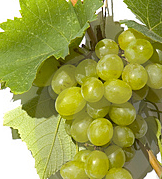
#> input picture Image/code/bilinearInterpolation/grape.png, 162 x 179 px
$ python bilinear.py
#> lines starting #> are read from the running program, lines starting #| are printed output that depends on the picture
import numpy as np
import PIL.Image
import imageio

im_mat = imageio.imread('./grape.png')
#> im_mat is the input picture: shape (179, 162, 3); mean R, G, B 154.8, 160.2, 75.2
im_mat_resized = np.empty((270, 480, im_mat.shape[2]), dtype=np.uint8)

for r in range(im_mat_resized.shape[0]):
    for c in range(im_mat_resized.shape[1]):
        rr = (r + 1) / im_mat_resized.shape[0] * im_mat.shape[0] - 1
        cc = (c + 1) / im_mat_resized.shape[1] * im_mat.shape[1] - 1

        rr_int = int(rr)
        cc_int = int(cc)

        if rr == rr_int and cc == cc_int:
            p = im_mat[rr_int][cc_int]
        elif rr == rr_int:
            p = im_mat[rr_int][cc_int] * (cc_int + 1 - cc) + im_mat[rr_int][cc_int + 1] * (cc - cc_int)
        elif cc == cc_int:
            p = im_mat[rr_int][cc_int] * (rr_int + 1 - rr) + im_mat[rr_int + 1][cc_int] * (rr - rr_int)
        else:
            p11 = (rr_int, cc_int)
            p12 = (rr_int, cc_int + 1)
            p21 = (rr_int + 1, cc_int)
            p22 = (rr_int + 1, cc_int + 1)

            dr1 = rr - rr_int
            dr2 = rr_int + 1 - rr
            dc1 = cc - cc_int
            dc2 = cc_int + 1 - cc

            w11 = dr2 * dc2
            w12 = dr2 * dc1
            w21 = dr1 * dc2
            w22 = dr1 * dc1

            p = im_mat[p11[0]][p11[1]] * w11 + im_mat[p21[0]][p21[1]] * w12 + \
                im_mat[p12[0]][p12[1]] * w21 + im_mat[p22[0]][p22[1]] * w22

        im_mat_resized[r][c] = p
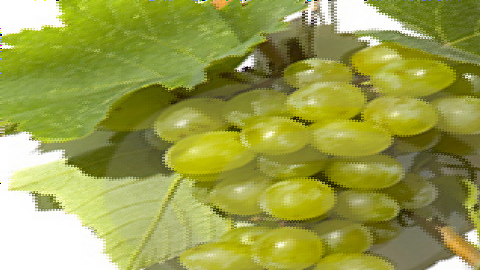
#> im_mat_resized: shape (270, 480, 3); mean R, G, B 154.4, 159.8, 75


im_resized = PIL.Image.fromarray(im_mat_resized)
im_resized.show()
